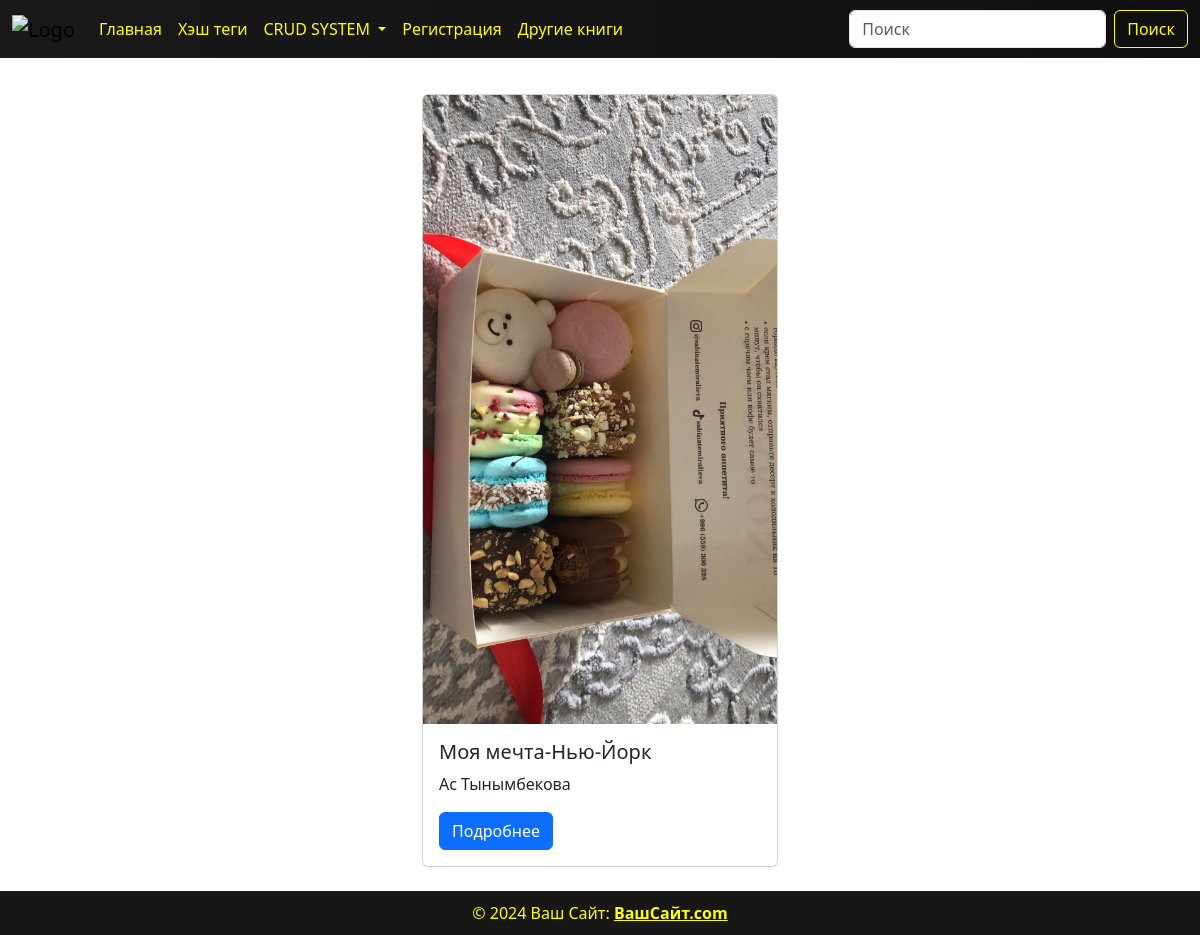
The page / on the database its author committed.
### main_page/models.py (models this page shows, shortened)
class Books(models.Model):
    GENRE_CHOICE = (
        ('Детектив', 'Детектив'),
        ('Роман', 'Роман'),
        ('Детские', 'Детские')
    )
    image = models.ImageField(upload_to='books/', verbose_name='Загрузите картинку',null=True)
    title = models.CharField(max_length=100, verbose_name='Напишите название книги')
    description = models.TextField(verbose_name='Напишите описание книги', default='Lorem Ipsum')
    price = models.FloatField(verbose_name='Укажите цену книги')
    date_published = models.DateField(verbose_name='Укажите дату публикации книги')
    genre = models.CharField(max_length=100, choices=GENRE_CHOICE, default='Детектив',verbose_name='Укажите жанр книги',null=True)
    pages = models.CharField(max_length=50, verbose_name='Укажите количество страниц в книге')
    author = models.CharField(max_length=30, verbose_name='Укажите автора книги')
    audio_book = models.URLField(verbose_name='Укажите ссылку на аудио-книгу')
    class Meta:
        verbose_name = 'Книга'
        verbose_name_plural = 'Книги'

### main_page/views.py (the view)
# urls.py: path('', views.books_list_view, name='books_list'),
def books_list_view(request):
    if request.method == 'GET':
        books_list = models.Books.objects.filter().order_by('-id')
        context = {'books_list': books_list}
        return render(request, template_name='book.html', context=context)

### templates/book.html
{% include 'header.html' %}
<div class="container mt-4 content">
    <div class="row justify-content-center">
        {% for i in books_list %}
        <div class="col-md-4 mb-4">
            <div class="card" style="width: 100%;">
                <img src="{{ i.image }}" class="card-img-top" alt="Обложка книги">
                <div class="card-body">
                    <h5 class="card-title">{{ i.title }}</h5>
                    <p class="card-text">{{ i.author }}</p>
                    <a href="/book_detail/{{ i.id }}/" class="btn btn-primary">Подробнее</a>
                </div>
            </div>
        </div>
        {% endfor %}
    </div>
</div>
{% include 'footer.html' %}

### static/show.css (style rules this page uses)
body { display: flex; flex-direction: column; min-height: 100vh; padding-top: 70px; background: url("https://i.pinimg.com/736x/e3/7d/a9/e37da92d1e32051af32a81a8950733f3.jpg"); background-repeat: no-repeat; background-size: cover; background-position: center; }
.content { flex: 1; }
.card { height: 200px; }
.card-body { overflow: hidden; }
.card-text { white-space: nowrap; overflow: hidden; text-overflow: ellipsis; }
.card img { width: 100%; height: 100%; object-fit: cover; }
.card { height: auto; }

### static/show_detail.css (style rules this page uses)
body { display: flex; flex-direction: column; min-height: 100vh; padding-top: 70px; background: url("https://i.pinimg.com/736x/e3/7d/a9/e37da92d1e32051af32a81a8950733f3.jpg"); background-repeat: no-repeat; background-size: cover; background-position: center; }

### rows shown on the page
Books: image (picture), title "Моя мечта-Нью-Йорк", author "Ac Тынымбекова"
